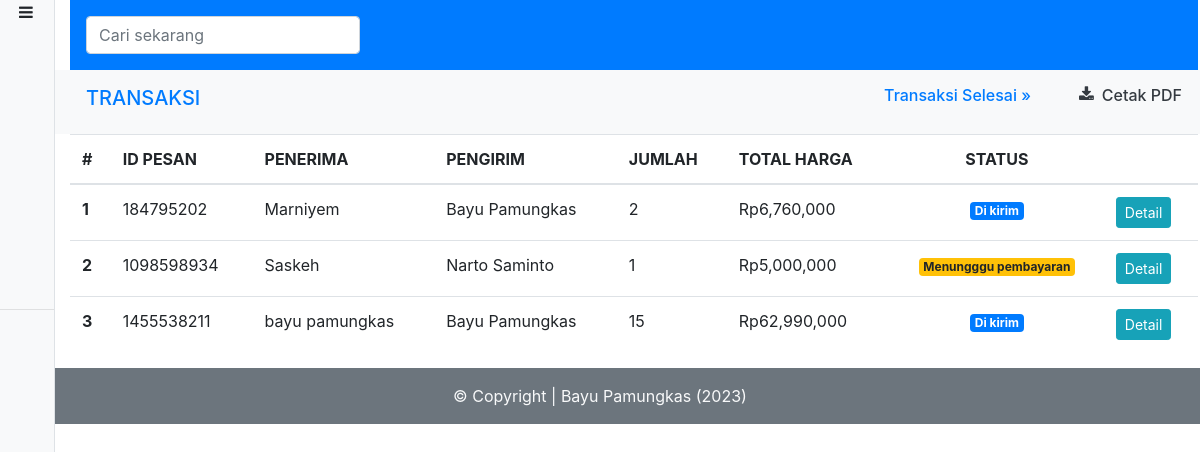
The app's page /produsen/transaksi.php, older data.
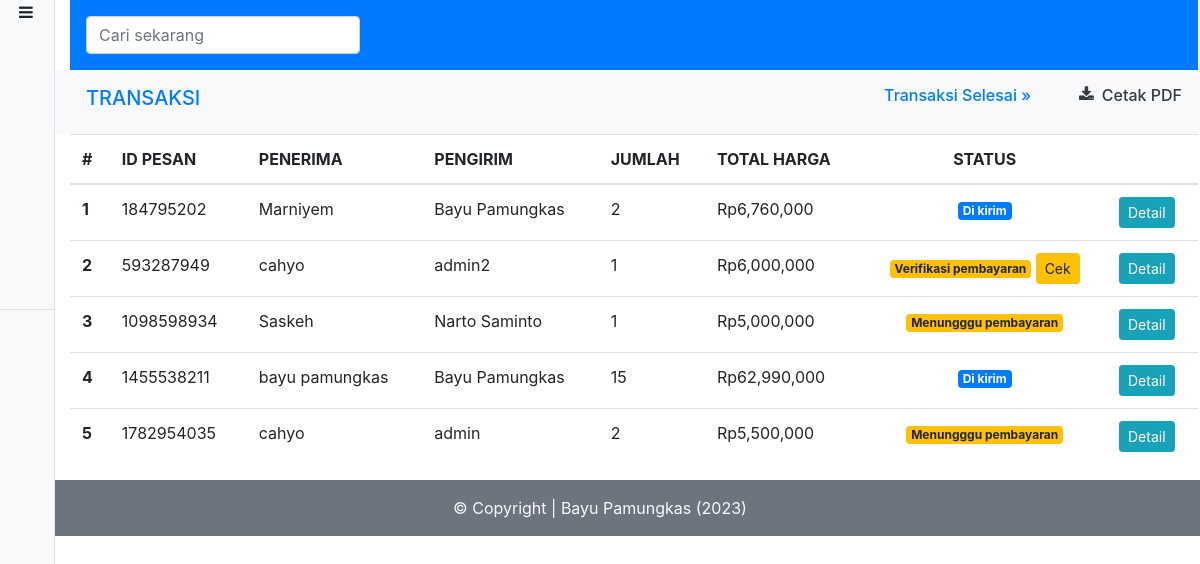
The same page, newer data.
### tables this page shows
CREATE TABLE `transaksi` (
  `id` int(11) NOT NULL,
  `id_pesan` int(11) NOT NULL,
  `id_user` int(11) NOT NULL,
  `pengirim` varchar(50) NOT NULL,
  `penerima` varchar(50) NOT NULL,
  `alamat` varchar(150) NOT NULL,
  `telepon` int(15) NOT NULL,
  `email` varchar(50) NOT NULL,
  `kuantiti_total` int(11) NOT NULL,
  `total_akhir` int(20) NOT NULL,
  `pembayaran` int(11) NOT NULL,
  `id_status` int(11) NOT NULL,
  `pesan_at` datetime NOT NULL,
  `kirim_at` datetime NOT NULL,
  `terima_at` datetime NOT NULL
);

CREATE TABLE `status` (
  `id_status` int(1) NOT NULL,
  `keterangan` varchar(15) NOT NULL
);

### function/produsen.php (called while the page is built, shortened)
<?php
require 'koneksi.php';
function ambilTransaksi()
{
    global $konek;
    $result = mysqli_query($konek, "SELECT * FROM transaksi JOIN status ON status.id_status = transaksi.id_status WHERE transaksi.id_status != '3' ");
    $trans = [];
    while ($tran = mysqli_fetch_object($result)) {
        $trans[] = $tran;
    }
    $data = [
        'judul' => "Transaki | produsen",
        'trans' => $trans,
    ];
    return $data;
}

### produsen/transaksi.php (the view, shortened to what this page needs)
<?php
require '../function/produsen.php';
$transaksi = ambilTransaksi()['trans'];
require 'template_produsen/header.php';
?>
<div class="row py-3 px-3 bg-light">
    <div class="col-md">
        <a href="" class="text-decoration-none text-primary">
            <h5 id="judul" class="text-uppsercase ">TRANSAKSI</h5>
        </a>
    </div>
    <div class="col-md d-flex justify-content-end">
        <a id="btn-transaksi" class="text-primary mr-5" style="cursor: pointer">
            <h6 class="float-right">Transaksi Selesai &raquo;</h6>
        </a>
        <a href="<?= url ?>admin/cetakTransaksi.php" class="text-decoration-none text-dark d-flex"><i class="fa fa-download mr-2"></i>
            <h6> Cetak PDF</h6>
        </a>
    </div>
</div>
<table class="transaksi table">
    <thead>
        <tr>
            <th scope="col">#</th>
            <th scope="col">ID PESAN</th>
            <th scope="col">PENERIMA</th>
            <th scope="col">PENGIRIM</th>
            <th scope="col">JUMLAH</th>
            <th scope="col">TOTAL HARGA</th>
            <th scope="col" class="text-center">STATUS</th>
            <th scope="col"></th>
        </tr>
    </thead>
    <tbody>
        <?php foreach ($transaksi as $key => $value) : ?>
            <tr>
                <th scope="row"><?= $key + 1 ?></th>
                <td><?= $value->id_pesan ?></td>
                <td><?= $value->penerima ?></td>
                <td><?= $value->pengirim ?></td>
                <td><?= $value->kuantiti_total ?></td>
                <td>Rp<?= number_format($value->total_akhir, 0) ?></td>
                <td class="text-center">
                    <?php if ($value->id_status == 0 && $value->pembayaran == 0) : ?>
                        <span class=" badge badge-warning">Menungggu pembayaran</span>
                    <?php elseif ($value->id_status == 0 && $value->pembayaran == 1) : ?>
                        <span class=" badge badge-warning">Verifikasi pembayaran</span>
                        <button type="button" class="btn btn-sm btn-warning" data-toggle="modal" data-target="#cek-bayar<?= $value->id_pesan ?>">
                            Cek
                        </button>
                    <?php elseif ($value->id_status == 2) : ?>
                        <span class=" badge badge-primary"><?= $value->keterangan ?></span>
                    <?php elseif ($value->id_status == 3) : ?>
                        <span class="badge badge-success"><?= $value->keterangan ?></span>
                    <?php endif; ?>
                </td>
                <td>
                    <button type="button" class="btn btn-sm btn-info" data-toggle="modal" data-target="#detail<?= $value->id_pesan ?>">Detail</button>
                </td>
            </tr>
        <?php endforeach; ?>
    </tbody>
</table>
<?php require 'template_produsen/footer.php' ?>

Row changes from the older to the newer data that the page shows:
added transaksi: id_pesan "593287949", penerima "cahyo", pengirim "admin2", kuantiti_total "1", total_akhir "6,000,000"
added transaksi: id_pesan "1782954035", penerima "cahyo", pengirim "admin", kuantiti_total "2", total_akhir "5,500,000", pembayaran "Menungggu pembayaran"
